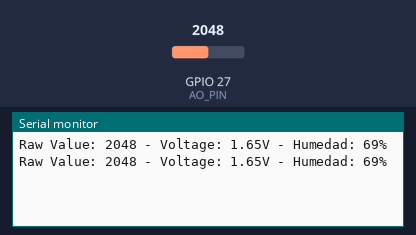
A sketch run on a simulated ESP32. Parts: the last lines printed to the serial monitor. The inputs (shaded band) are chosen by the test bench; at power-on: GPIO 27 (AO_PIN) = 2048.

Above: at 1.8 s.
1.9 s: GPIO 27 (AO_PIN) set to 2866
At 2.8 s:
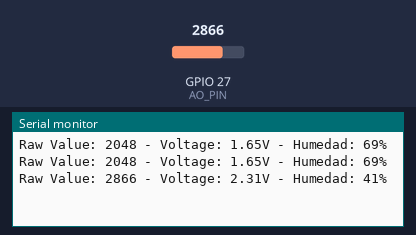
3.4 s: GPIO 27 (AO_PIN) set to 3603
At 4.4 s:
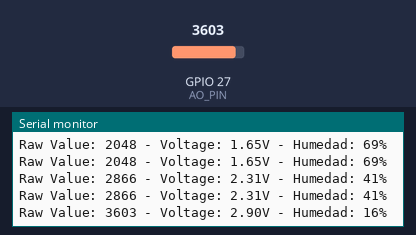
Timing chart, 0 to 6.4 s (numbered marks = the images above; inputs shaded):
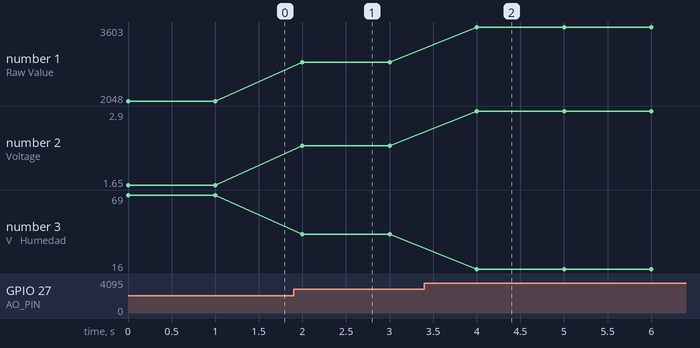

Measured:
- after the input at 1.9 s, the serial monitor: prints a new line after 0.10 s (image 1)
- after the input at 3.4 s, the serial monitor: prints a new line after 0.60 s (image 2)
- plotted number 1: 2048 → 2866 after the input at 1.9 s, 2866 → 3603 after the input at 3.4 s
- plotted number 2: 1.65 → 2.31 after the input at 1.9 s, 2.31 → 2.9 after the input at 3.4 s
- plotted number 3: 69 → 41 after the input at 1.9 s, 41 → 16 after the input at 3.4 s

The sketch:

index.ino
```cpp
#define AO_PIN 27

void setup() {
  Serial.begin(115200);
}

void loop() {
  int rawValue = analogRead(AO_PIN);//retorna un valor entre 0 y 4095
  //conversion de valor leido por esp32 a volts - 0 representa 0V y 4095 3.3v
  float voltage = (rawValue / 4095.0) * 3.3; //normalizar valor y multiplicar por voltage total

  // Invertimos la relación entre valores analógicos y humedad
  //map(value, fromLow, fromHigh, toLow, toHigh)
  //map(lectura_analogia_sensor, lectura_aire_seco, lectura_tierra_humeda, seco, humedo)
  int humidity = map(rawValue, 4095, 1136, 0, 100);

  //limita el valor dentro de un rango especifico para menor y mayor
  humidity = constrain(humidity, 0, 100);

  Serial.print("Raw Value: ");
  Serial.print(rawValue);
  Serial.print(" - Voltage: ");
  Serial.print(voltage);
  Serial.print("V - Humedad: ");
  Serial.print(humidity);
  Serial.println("%");

  delay(1000);
}
```
